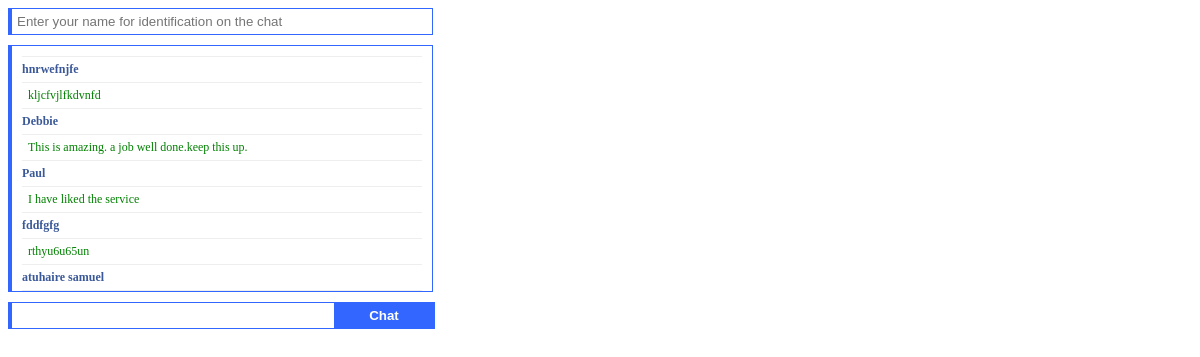
Screenshot of /chat/chat/index.php with the database file from the repository.
### tables this page shows
CREATE TABLE IF NOT EXISTS `message` (
  `id` int(11) NOT NULL AUTO_INCREMENT,
  `message` text NOT NULL,
  `sender` varchar(30) NOT NULL,
  `location` varchar(50) NOT NULL,
  `date` timestamp NOT NULL DEFAULT CURRENT_TIMESTAMP ON UPDATE CURRENT_TIMESTAMP,
  PRIMARY KEY (`id`)
);

### chat/chat/index.php (the view, shortened to what this page needs)
<!DOCTYPE html PUBLIC "-//W3C//DTD XHTML 1.0 Transitional//EN" "http://www.w3.org/TR/xhtml1/DTD/xhtml1-transitional.dtd">
<html xmlns="http://www.w3.org/1999/xhtml">
<head>
</head>
<body>
<form method="POST" name="" action="">
<input name="sender" type="text" id="texta" value="<?php echo $sender ?>" placeholder="Enter your name for identification on the chat"/>
<div class="refresh">
<?php
$result = mysql_query("SELECT DISTINCT * FROM message ORDER BY id DESC");
while($row = mysql_fetch_array($result))
  {
  echo '<p>'.'<span>'.$row['sender'].'</span>'.'</p>'.'<p>'. '&nbsp;&nbsp;' . $row['message'].'</p>';
  }
?>
</div>
<input name="message" type="text" id="textb"/>
<input name="submit" type="submit" value="Chat" id="post_button" />
</form>
</body>
</html>

### chat/chat/index.php (style rules this page uses)
.refresh { border: 1px solid #3366FF; border-left: 4px solid #3366FF; color: green; font-family: tahoma; font-size: 12px; height: 225px; overflow: auto; width: 400px; padding:10px; background-color:#FFFFFF; }
#post_button { border: 1px solid #3366FF; background-color:#3366FF; width: 100px; color:#FFFFFF; font-weight: bold; margin-left: -105px; padding-top: 4px; padding-bottom: 4px; cursor:pointer; }
#textb { border: 1px solid #3366FF; border-left: 4px solid #3366FF; width: 320px; margin-top: 10px; padding-top: 5px; padding-bottom: 5px; padding-left: 5px; width: 415px; }
#texta { border: 1px solid #3366FF; border-left: 4px solid #3366FF; width: 410px; margin-bottom: 10px; padding:5px; }
p { border-top: 1px solid #EEEEEE; margin-top: 0px; margin-bottom: 5px; padding-top: 5px; }
span { font-weight: bold; color: #3B5998; }

### rows the page displays
message: sender "hnrwefnjfe", message "kljcfvjlfkdvnfd"
message: sender "Debbie", message "This is amazing. a job well done.keep this up."
message: sender "Paul", message "I have liked the service"
message: sender "fddfgfg", message "rthyu6u65un"
message: sender "atuhaire samuel"
